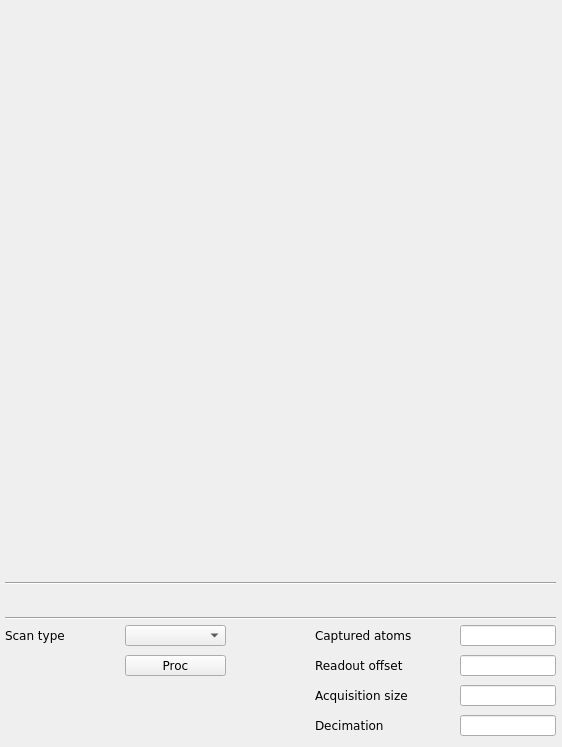
<?xml version="1.0" encoding="UTF-8"?>
<ui version="4.0">
 <class>mainWindow</class>
 <widget class="QMainWindow" name="mainWindow">
  <property name="geometry">
   <rect>
    <x>0</x>
    <y>0</y>
    <width>562</width>
    <height>747</height>
   </rect>
  </property>
  <property name="windowTitle">
   <string/>
  </property>
  <property name="Title" stdset="0">
   <string>main&gt;&gt; $(BPM)</string>
  </property>
  <widget class="QWidget" name="centralwidget">
   <widget class="caCartesianPlot" name="tbtddcsynth_x">
    <property name="geometry">
     <rect>
      <x>4</x>
      <y>9</y>
      <width>551</width>
      <height>275</height>
     </rect>
    </property>
    <property name="font">
     <font>
      <family>Sans</family>
      <pointsize>8</pointsize>
     </font>
    </property>
    <property name="Title" stdset="0">
     <string notr="true">Horizontal position</string>
    </property>
    <property name="TitleX">
     <string notr="true">Bunches</string>
    </property>
    <property name="TitleY">
     <string notr="true">Position [nm]</string>
    </property>
    <property name="channels_1" stdset="0">
     <string notr="true">;$(BPM):bunch_synth.X</string>
    </property>
    <property name="Style_1">
     <enum>caCartesianPlot::Lines</enum>
    </property>
    <property name="symbol_1">
     <enum>caCartesianPlot::Star1</enum>
    </property>
    <property name="color_1">
     <color>
      <red>255</red>
      <green>0</green>
      <blue>0</blue>
     </color>
    </property>
    <property name="Style_2">
     <enum>caCartesianPlot::Lines</enum>
    </property>
    <property name="plotMode">
     <enum>caCartesianPlot::PlotNPointsAndStop</enum>
    </property>
    <property name="countNumOrChannel" stdset="0">
     <string notr="true"/>
    </property>
    <property name="triggerChannel" stdset="0">
     <string notr="true"/>
    </property>
    <property name="foreground">
     <color alpha="0">
      <red>255</red>
      <green>255</green>
      <blue>255</blue>
     </color>
    </property>
    <property name="gridColor">
     <color>
      <red>0</red>
      <green>0</green>
      <blue>0</blue>
     </color>
    </property>
    <property name="XaxisScaling" stdset="0">
     <enum>caCartesianPlot::Auto</enum>
    </property>
    <property name="XaxisLimits">
     <string>0;100</string>
    </property>
    <property name="YaxisLimits">
     <string>-1000000;-900000</string>
    </property>
   </widget>
   <widget class="Line" name="line">
    <property name="geometry">
     <rect>
      <x>5</x>
      <y>610</y>
      <width>551</width>
      <height>16</height>
     </rect>
    </property>
    <property name="orientation">
     <enum>Qt::Horizontal</enum>
    </property>
   </widget>
   <widget class="caCartesianPlot" name="tbtddcsynth_y">
    <property name="geometry">
     <rect>
      <x>4</x>
      <y>295</y>
      <width>551</width>
      <height>275</height>
     </rect>
    </property>
    <property name="font">
     <font>
      <family>Sans</family>
      <pointsize>8</pointsize>
     </font>
    </property>
    <property name="Title" stdset="0">
     <string notr="true">Vertical position</string>
    </property>
    <property name="TitleX">
     <string notr="true">Bunches</string>
    </property>
    <property name="TitleY">
     <string notr="true">Position [nm]</string>
    </property>
    <property name="channels_1" stdset="0">
     <string notr="true">;$(BPM):bunch_synth.Y</string>
    </property>
    <property name="Style_1">
     <enum>caCartesianPlot::Lines</enum>
    </property>
    <property name="symbol_1">
     <enum>caCartesianPlot::Star1</enum>
    </property>
    <property name="color_1">
     <color>
      <red>33</red>
      <green>0</green>
      <blue>255</blue>
     </color>
    </property>
    <property name="channels_2" stdset="0">
     <string notr="true"/>
    </property>
    <property name="symbol_2">
     <enum>caCartesianPlot::Star2</enum>
    </property>
    <property name="color_2">
     <color>
      <red>6</red>
      <green>0</green>
      <blue>255</blue>
     </color>
    </property>
    <property name="plotMode">
     <enum>caCartesianPlot::PlotNPointsAndStop</enum>
    </property>
    <property name="countNumOrChannel" stdset="0">
     <string notr="true"/>
    </property>
    <property name="triggerChannel" stdset="0">
     <string notr="true"/>
    </property>
    <property name="foreground">
     <color alpha="0">
      <red>255</red>
      <green>255</green>
      <blue>255</blue>
     </color>
    </property>
    <property name="gridColor">
     <color>
      <red>0</red>
      <green>0</green>
      <blue>0</blue>
     </color>
    </property>
    <property name="XaxisScaling" stdset="0">
     <enum>caCartesianPlot::Auto</enum>
    </property>
    <property name="XaxisLimits">
     <string>0;100</string>
    </property>
    <property name="YaxisLimits">
     <string>-1000000;-900000</string>
    </property>
   </widget>
   <widget class="QLabel" name="label_19">
    <property name="geometry">
     <rect>
      <x>315</x>
      <y>685</y>
      <width>181</width>
      <height>20</height>
     </rect>
    </property>
    <property name="font">
     <font>
      <family>DejaVu Sans</family>
      <pointsize>9</pointsize>
     </font>
    </property>
    <property name="text">
     <string>Acquisition size</string>
    </property>
   </widget>
   <widget class="QLabel" name="label_20">
    <property name="geometry">
     <rect>
      <x>5</x>
      <y>625</y>
      <width>131</width>
      <height>20</height>
     </rect>
    </property>
    <property name="font">
     <font>
      <family>DejaVu Sans</family>
      <pointsize>9</pointsize>
     </font>
    </property>
    <property name="text">
     <string>Scan type</string>
    </property>
   </widget>
   <widget class="QLabel" name="label_21">
    <property name="geometry">
     <rect>
      <x>315</x>
      <y>655</y>
      <width>181</width>
      <height>20</height>
     </rect>
    </property>
    <property name="font">
     <font>
      <family>DejaVu Sans</family>
      <pointsize>9</pointsize>
     </font>
    </property>
    <property name="text">
     <string>Readout offset</string>
    </property>
   </widget>
   <widget class="caMenu" name="tbtddcsynth_scan">
    <property name="geometry">
     <rect>
      <x>125</x>
      <y>625</y>
      <width>101</width>
      <height>21</height>
     </rect>
    </property>
    <property name="font">
     <font>
      <family>DejaVu Sans</family>
      <pointsize>9</pointsize>
     </font>
    </property>
    <property name="channel" stdset="0">
     <string notr="true">$(BPM):bunch_synth.SCAN</string>
    </property>
   </widget>
   <widget class="caMessageButton" name="camessagebutton">
    <property name="geometry">
     <rect>
      <x>125</x>
      <y>655</y>
      <width>101</width>
      <height>21</height>
     </rect>
    </property>
    <property name="font">
     <font>
      <family>DejaVu Sans</family>
      <pointsize>9</pointsize>
     </font>
    </property>
    <property name="text">
     <string>Proc</string>
    </property>
    <property name="flat">
     <bool>false</bool>
    </property>
    <property name="fontScaleMode">
     <enum>EPushButton::WidthAndHeight</enum>
    </property>
    <property name="channel" stdset="0">
     <string notr="true">$(BPM):bunch_synth.PROC</string>
    </property>
    <property name="background">
     <color>
      <red>255</red>
      <green>255</green>
      <blue>255</blue>
     </color>
    </property>
    <property name="pressMessage">
     <string notr="true">1</string>
    </property>
   </widget>
   <widget class="caTextEntry" name="tbtddcsynth_offs">
    <property name="geometry">
     <rect>
      <x>460</x>
      <y>655</y>
      <width>96</width>
      <height>21</height>
     </rect>
    </property>
    <property name="font">
     <font>
      <family>DejaVu Sans</family>
      <pointsize>10</pointsize>
     </font>
    </property>
    <property name="alignment">
     <set>Qt::AlignRight|Qt::AlignTrailing|Qt::AlignVCenter</set>
    </property>
    <property name="channel" stdset="0">
     <string notr="true">$(BPM):bunch_synth.OFFS</string>
    </property>
    <property name="fontScaleMode">
     <enum>caLineEdit::WidthAndHeight</enum>
    </property>
   </widget>
   <widget class="caTextEntry" name="tbtddcsynth_ngrp">
    <property name="geometry">
     <rect>
      <x>460</x>
      <y>685</y>
      <width>96</width>
      <height>21</height>
     </rect>
    </property>
    <property name="font">
     <font>
      <family>DejaVu Sans</family>
      <pointsize>10</pointsize>
     </font>
    </property>
    <property name="alignment">
     <set>Qt::AlignRight|Qt::AlignTrailing|Qt::AlignVCenter</set>
    </property>
    <property name="channel" stdset="0">
     <string notr="true">$(BPM):bunch_synth.NGRP</string>
    </property>
    <property name="precisionMode">
     <enum>caLineEdit::User</enum>
    </property>
    <property name="limitsMode">
     <enum>caLineEdit::User</enum>
    </property>
    <property name="maxValue">
     <double>100000.000000000000000</double>
    </property>
    <property name="minValue">
     <double>10.000000000000000</double>
    </property>
    <property name="fontScaleMode">
     <enum>caLineEdit::WidthAndHeight</enum>
    </property>
   </widget>
   <widget class="caRelatedDisplay" name="carelateddisplay_2">
    <property name="geometry">
     <rect>
      <x>5</x>
      <y>590</y>
      <width>551</width>
      <height>21</height>
     </rect>
    </property>
    <property name="font">
     <font>
      <pointsize>10</pointsize>
     </font>
    </property>
    <property name="background">
     <color>
      <red>252</red>
      <green>220</green>
      <blue>123</blue>
     </color>
    </property>
    <property name="labels">
     <string notr="true">SUM signal</string>
    </property>
    <property name="files">
     <string notr="true">bunch_synth_sum</string>
    </property>
    <property name="args">
     <string notr="true">BPM=$(BPM)</string>
    </property>
   </widget>
   <widget class="QLabel" name="label_23">
    <property name="geometry">
     <rect>
      <x>315</x>
      <y>625</y>
      <width>181</width>
      <height>20</height>
     </rect>
    </property>
    <property name="font">
     <font>
      <family>DejaVu Sans</family>
      <pointsize>9</pointsize>
     </font>
    </property>
    <property name="text">
     <string>Captured atoms</string>
    </property>
   </widget>
   <widget class="caTextEntry" name="tbtddcsynth_offs_2">
    <property name="geometry">
     <rect>
      <x>460</x>
      <y>625</y>
      <width>96</width>
      <height>21</height>
     </rect>
    </property>
    <property name="font">
     <font>
      <family>DejaVu Sans</family>
      <pointsize>10</pointsize>
     </font>
    </property>
    <property name="alignment">
     <set>Qt::AlignRight|Qt::AlignTrailing|Qt::AlignVCenter</set>
    </property>
    <property name="channel" stdset="0">
     <string notr="true">$(BPM):bunch:captured_atoms</string>
    </property>
    <property name="fontScaleMode">
     <enum>caLineEdit::WidthAndHeight</enum>
    </property>
   </widget>
   <widget class="Line" name="line_2">
    <property name="geometry">
     <rect>
      <x>5</x>
      <y>575</y>
      <width>551</width>
      <height>16</height>
     </rect>
    </property>
    <property name="orientation">
     <enum>Qt::Horizontal</enum>
    </property>
   </widget>
   <widget class="caTextEntry" name="tbtddcsynth_ngrp_2">
    <property name="geometry">
     <rect>
      <x>460</x>
      <y>715</y>
      <width>96</width>
      <height>21</height>
     </rect>
    </property>
    <property name="font">
     <font>
      <family>DejaVu Sans</family>
      <pointsize>10</pointsize>
     </font>
    </property>
    <property name="alignment">
     <set>Qt::AlignRight|Qt::AlignTrailing|Qt::AlignVCenter</set>
    </property>
    <property name="channel" stdset="0">
     <string notr="true">$(BPM):bunch_synth:request_qualifiers:decimation</string>
    </property>
    <property name="precisionMode">
     <enum>caLineEdit::User</enum>
    </property>
    <property name="limitsMode">
     <enum>caLineEdit::User</enum>
    </property>
    <property name="maxValue">
     <double>100000.000000000000000</double>
    </property>
    <property name="minValue">
     <double>10.000000000000000</double>
    </property>
    <property name="fontScaleMode">
     <enum>caLineEdit::WidthAndHeight</enum>
    </property>
   </widget>
   <widget class="QLabel" name="label_22">
    <property name="geometry">
     <rect>
      <x>315</x>
      <y>715</y>
      <width>181</width>
      <height>20</height>
     </rect>
    </property>
    <property name="font">
     <font>
      <family>DejaVu Sans</family>
      <pointsize>9</pointsize>
     </font>
    </property>
    <property name="text">
     <string>Decimation</string>
    </property>
   </widget>
  </widget>
 </widget>
 <customwidgets>
  <customwidget>
   <class>QwtPlot</class>
   <extends>QFrame</extends>
   <header>qwt_plot.h</header>
  </customwidget>
  <customwidget>
   <class>caMenu</class>
   <extends>QComboBox</extends>
   <header>caMenu</header>
  </customwidget>
  <customwidget>
   <class>caRelatedDisplay</class>
   <extends>QWidget</extends>
   <header>caRelatedDisplay</header>
  </customwidget>
  <customwidget>
   <class>caTextEntry</class>
   <extends>caLineEdit</extends>
   <header>caTextEntry</header>
  </customwidget>
  <customwidget>
   <class>caMessageButton</class>
   <extends>QPushButton</extends>
   <header>caMessageButton</header>
  </customwidget>
  <customwidget>
   <class>caLineEdit</class>
   <extends>QLineEdit</extends>
   <header>caLineEdit</header>
  </customwidget>
  <customwidget>
   <class>caCartesianPlot</class>
   <extends>QwtPlot</extends>
   <header>caCartesianPlot</header>
   <container>1</container>
  </customwidget>
 </customwidgets>
 <resources/>
 <connections/>
</ui>
